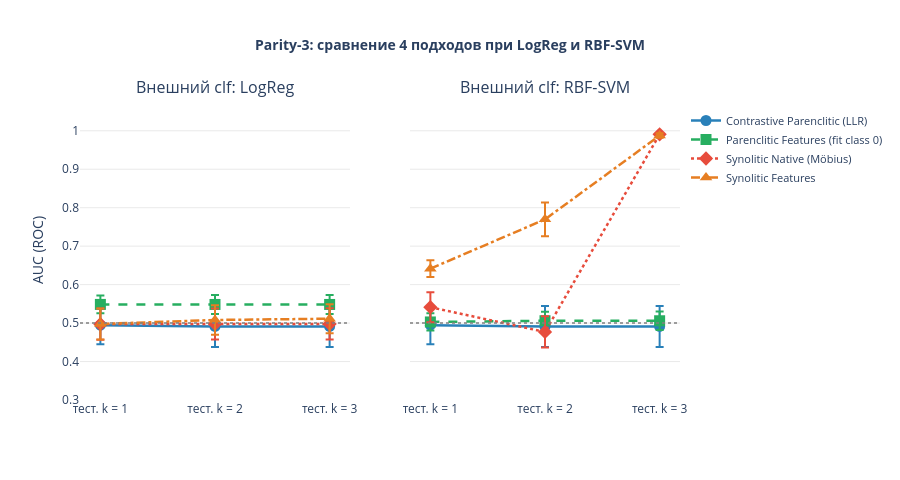

Notebook cell for this chart:
### Code cell
fig_cmp = make_subplots(
    rows=1, cols=2,
    subplot_titles=['Внешний clf: LogReg', 'Внешний clf: RBF-SVM'],
    shared_yaxes=True,
)

k_vals = [1, 2, 3]
x_labels = [f'тест. k = {k}' for k in k_vals]

for col_idx, config_name in enumerate(['LogReg', 'RBF-SVM'], start=1):
    res = comparison[config_name]
    for ap, style in APPROACH_STYLE.items():
        data = res[ap]
        means = [data[k]['auc_mean'] for k in k_vals]
        stds  = [data[k]['auc_std']  for k in k_vals]
        fig_cmp.add_trace(
            go.Scatter(
                x=x_labels, y=means,
                error_y=dict(type='data', array=stds, visible=True),
                mode='lines+markers',
                name=style['label'],
                line=dict(color=style['color'], width=2.5, dash=style['dash']),
                marker=dict(size=11, symbol=style['symbol'], color=style['color']),
                showlegend=(col_idx == 1),
            ),
            row=1, col=col_idx,
        )
    fig_cmp.add_hline(y=0.5, line_dash='dot', line_color='gray',
                      line_width=1.5, row=1, col=col_idx)

fig_cmp.update_layout(
    title=dict(
        text='<b>Parity-3: сравнение 4 подходов при LogReg и RBF-SVM</b>',
        x=0.5, font_size=14,
    ),
    yaxis=dict(title='AUC (ROC)', range=[0.3, 1.08]),
    plot_bgcolor='white', height=480,
    legend=dict(x=1.01, y=0.98, font_size=11),
    font=dict(size=12),
)
fig_cmp.update_xaxes(showgrid=False)
fig_cmp.update_yaxes(showgrid=True, gridcolor='rgba(200,200,200,0.4)')
fig_cmp.show()

### Figure 1 — Plotly figure (JSON) as saved in the notebook; plotly's stock layout.template omitted (floating-point values rounded to 4 significant figures)
{"data": [{"error_y": {"array": [0.04928, 0.05341, 0.05341], "type": "data", "visible": true}, "line": {"color": "#2980b9", "dash": "solid", "width": 2.5}, "marker": {"color": "#2980b9", "size": 11, "symbol": "circle"}, "mode": "lines+markers", "name": "Contrastive Parenclitic (LLR)", "showlegend": true, "type": "scatter", "x": ["тест. k = 1", "тест. k = 2", "тест. k = 3"], "xaxis": "x", "y": [0.4944, 0.4912, 0.4912], "yaxis": "y"}, {"error_y": {"array": [0.02319, 0.0249, 0.0249], "type": "data", "visible": true}, "line": {"color": "#27ae60", "dash": "dash", "width": 2.5}, "marker": {"color": "#27ae60", "size": 11, "symbol": "square"}, "mode": "lines+markers", "name": "Parenclitic Features (fit class 0)", "showlegend": true, "type": "scatter", "x": ["тест. k = 1", "тест. k = 2", "тест. k = 3"], "xaxis": "x", "y": [0.5485, 0.5484, 0.5484], "yaxis": "y"}, {"error_y": {"array": [0.04053, 0.04036, 0.04045], "type": "data", "visible": true}, "line": {"color": "#e74c3c", "dash": "dot", "width": 2.5}, "marker": {"color": "#e74c3c", "size": 11, "symbol": "diamond"}, "mode": "lines+markers", "name": "Synolitic Native (Möbius)", "showlegend": true, "type": "scatter", "x": ["тест. k = 1", "тест. k = 2", "тест. k = 3"], "xaxis": "x", "y": [0.4973, 0.4978, 0.4979], "yaxis": "y"}, {"error_y": {"array": [0.04045, 0.03827, 0.03777], "type": "data", "visible": true}, "line": {"color": "#e67e22", "dash": "dashdot", "width": 2.5}, "marker": {"color": "#e67e22", "size": 11, "symbol": "triangle-up"}, "mode": "lines+markers", "name": "Synolitic Features", "showlegend": true, "type": "scatter", "x": ["тест. k = 1", "тест. k = 2", "тест. k = 3"], "xaxis": "x", "y": [0.4976, 0.508, 0.5113], "yaxis": "y"}, {"error_y": {"array": [0.04928, 0.05341, 0.05341], "type": "data", "visible": true}, "line": {"color": "#2980b9", "dash": "solid", "width": 2.5}, "marker": {"color": "#2980b9", "size": 11, "symbol": "circle"}, "mode": "lines+markers", "name": "Contrastive Parenclitic (LLR)", "showlegend": false, "type": "scatter", "x": ["тест. k = 1", "тест. k = 2", "тест. k = 3"], "xaxis": "x2", "y": [0.4944, 0.4912, 0.4912], "yaxis": "y2"}, {"error_y": {"array": [0.02247, 0.02351, 0.024], "type": "data", "visible": true}, "line": {"color": "#27ae60", "dash": "dash", "width": 2.5}, "marker": {"color": "#27ae60", "size": 11, "symbol": "square"}, "mode": "lines+markers", "name": "Parenclitic Features (fit class 0)", "showlegend": false, "type": "scatter", "x": ["тест. k = 1", "тест. k = 2", "тест. k = 3"], "xaxis": "x2", "y": [0.5029, 0.5061, 0.5061], "yaxis": "y2"}, {"error_y": {"array": [0.0391, 0.04058, 0.002345], "type": "data", "visible": true}, "line": {"color": "#e74c3c", "dash": "dot", "width": 2.5}, "marker": {"color": "#e74c3c", "size": 11, "symbol": "diamond"}, "mode": "lines+markers", "name": "Synolitic Native (Möbius)", "showlegend": false, "type": "scatter", "x": ["тест. k = 1", "тест. k = 2", "тест. k = 3"], "xaxis": "x2", "y": [0.5412, 0.4769, 0.9907], "yaxis": "y2"}, {"error_y": {"array": [0.02164, 0.04401, 0.005864], "type": "data", "visible": true}, "line": {"color": "#e67e22", "dash": "dashdot", "width": 2.5}, "marker": {"color": "#e67e22", "size": 11, "symbol": "triangle-up"}, "mode": "lines+markers", "name": "Synolitic Features", "showlegend": false, "type": "scatter", "x": ["тест. k = 1", "тест. k = 2", "тест. k = 3"], "xaxis": "x2", "y": [0.6415, 0.7697, 0.9875], "yaxis": "y2"}], "layout": {"annotations": [{"font": {"size": 16}, "showarrow": false, "text": "Внешний clf: LogReg", "x": 0.225, "xanchor": "center", "xref": "paper", "y": 1, "yanchor": "bottom", "yref": "paper"}, {"font": {"size": 16}, "showarrow": false, "text": "Внешний clf: RBF-SVM", "x": 0.775, "xanchor": "center", "xref": "paper", "y": 1, "yanchor": "bottom", "yref": "paper"}], "font": {"size": 12}, "height": 480, "legend": {"font": {"size": 11}, "x": 1.01, "y": 0.98}, "plot_bgcolor": "white", "shapes": [{"line": {"color": "gray", "dash": "dot", "width": 1.5}, "type": "line", "x0": 0, "x1": 1, "xref": "x domain", "y0": 0.5, "y1": 0.5, "yref": "y"}, {"line": {"color": "gray", "dash": "dot", "width": 1.5}, "type": "line", "x0": 0, "x1": 1, "xref": "x2 domain", "y0": 0.5, "y1": 0.5, "yref": "y2"}], "title": {"font": {"size": 14}, "text": "<b>Parity-3: сравнение 4 подходов при LogReg и RBF-SVM</b>", "x": 0.5}, "xaxis": {"anchor": "y", "domain": [0, 0.45], "showgrid": false}, "xaxis2": {"anchor": "y2", "domain": [0.55, 1], "showgrid": false}, "yaxis": {"anchor": "x", "domain": [0, 1], "gridcolor": "rgba(200,200,200,0.4)", "range": [0.3, 1.08], "showgrid": true, "title": {"text": "AUC (ROC)"}}, "yaxis2": {"anchor": "x2", "domain": [0, 1], "gridcolor": "rgba(200,200,200,0.4)", "matches": "y", "showgrid": true, "showticklabels": false}}}
